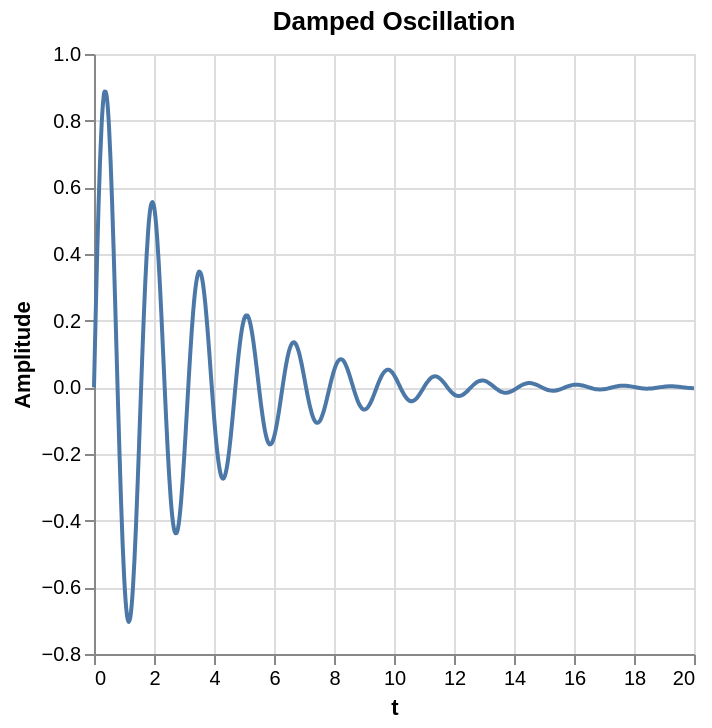

Write a Vega-Lite specification for this figure.
### Vega-Lite specification from a JSON file in a GitHub repository (floating-point values rounded to 4 significant figures; data arrays with more than 128 entries replaced by an {"elided": "..."} marker saying what was removed)
{"$schema": "https://vega.github.io/schema/vega-lite/v6.json", "encoding": {"x": {"title": "t", "type": "quantitative", "field": "x"}, "y": {"title": "Amplitude", "type": "quantitative", "field": "y"}}, "mark": {"interpolate": "monotone", "type": "line"}, "data": {"values": {"elided": "400 records"}}, "title": "Damped Oscillation"}
